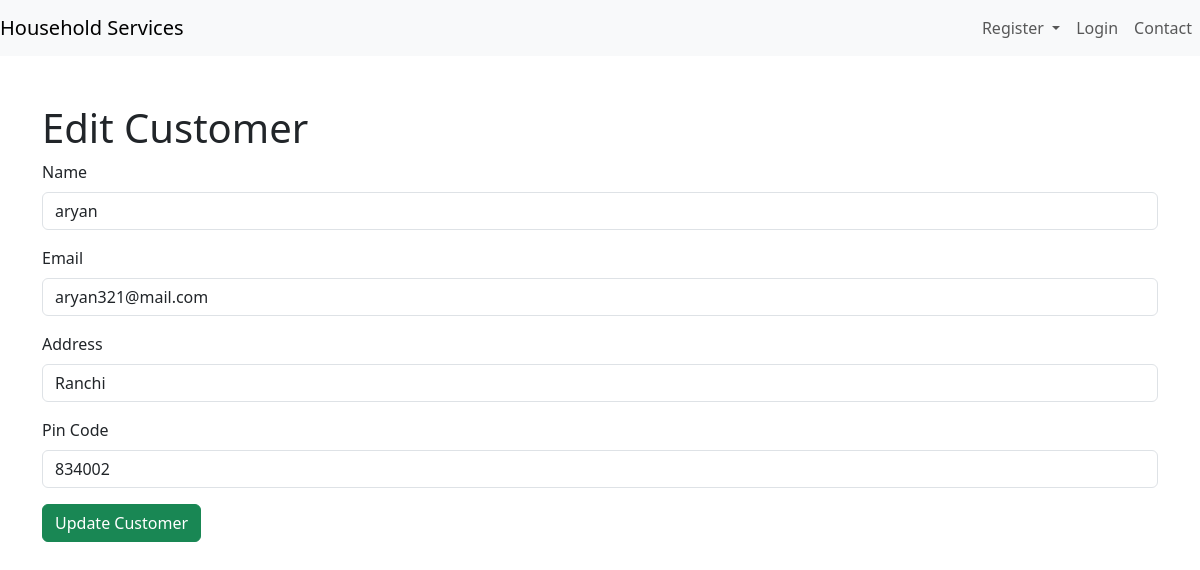
The page /admin/customers/edit/2 (signed in) on the database its author committed.
### models.py (models this page shows, shortened)
class Customer(db.Model):
    id = db.Column(db.Integer, primary_key=True)
    Email_id = db.Column(db.String(32), unique=True, nullable=False)
    passhash = db.Column(db.String(562), nullable=False)
    name = db.Column(db.String(32))
    address = db.Column(db.String(32))
    Pin_Code = db.Column(db.String(8))
    admin = db.Column(db.Boolean, default=False, nullable=False)
    role = db.Column(db.String(16), nullable=False, default='customer')

### routes.py (the view, shortened to what this page needs)
@app.route('/admin/customers/edit/<int:customer_id>', methods=['GET', 'POST'])
@auth_required
def edit_customer(customer_id):
    user = Customer.query.get(session['user_id'])
    if not user or not user.admin:
        flash("You don't have permission to access this page.", "danger")
        return redirect(url_for('home'))
    customer = Customer.query.get_or_404(customer_id)  # Fetch customer or return 404 if not found
    return render_template('edit_customer.html', customer=customer)  # Render the edit form

### routes.py (called while the page is built)
def auth_required(fnc):
    @wraps(fnc)  # Preserve the original function's metadata
    def inner(*args, **kwargs):
        if 'user_id' in session:
            return fnc(*args, **kwargs)
        if request.endpoint == 'Login' or request.endpoint == 'Register':
            return fnc(*args, **kwargs)
        flash('Please login to continue', 'warning')
        return redirect(url_for('Login'))
    return inner

### templates/edit_customer.html (shortened to what this page needs)
{% extends 'layout.html' %}
{% block content %}
<div class="container mt-5">
    <h1>Edit Customer</h1>
    <form method="POST">
        <div class="mb-3">
            <label for="name" class="form-label">Name</label>
            <input type="text" class="form-control" name="name" value="{{ customer.name }}" required>
        </div>
        <div class="mb-3">
            <label for="email" class="form-label">Email</label>
            <input type="email" class="form-control" name="email" value="{{ customer.Email_id }}" required>
        </div>
        <div class="mb-3">
            <label for="address" class="form-label">Address</label>
            <input type="text" class="form-control" name="address" value="{{ customer.address }}">
        </div>
        <div class="mb-3">
            <label for="pin_code" class="form-label">Pin Code</label>
            <input type="text" class="form-control" name="pin_code" value="{{ customer.Pin_Code }}">
        </div>
        <button type="submit" class="btn btn-success">Update Customer</button>
    </form>
</div>
{% endblock %}

### rows shown on the page
Customer: name "aryan", email "aryan321@mail.com", address "Ranchi", pin_code "834002"
